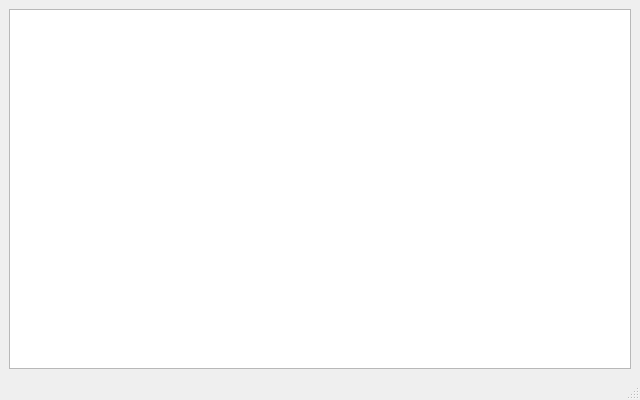
<?xml version="1.0" encoding="UTF-8"?>
<ui version="4.0">
 <class>ConsoleWindow</class>
 <widget class="QMainWindow" name="ConsoleWindow">
  <property name="geometry">
   <rect>
    <x>0</x>
    <y>0</y>
    <width>640</width>
    <height>400</height>
   </rect>
  </property>
  <property name="windowTitle">
   <string>LEDgoes Console</string>
  </property>
  <property name="windowIcon">
   <iconset>
    <normaloff>LEDgoes-Icon.png</normaloff>LEDgoes-Icon.png</iconset>
  </property>
  <property name="toolTip">
   <string>How many milliseconds the program will pause before sending the next wave of serial data to the marquee</string>
  </property>
  <widget class="QWidget" name="centralwidget">
   <layout class="QHBoxLayout" name="horizontalLayout">
    <item>
     <widget class="QPlainTextEdit" name="txtConsole">
      <property name="readOnly">
       <bool>true</bool>
      </property>
     </widget>
    </item>
   </layout>
  </widget>
  <widget class="QMenuBar" name="menubar">
   <property name="geometry">
    <rect>
     <x>0</x>
     <y>0</y>
     <width>640</width>
     <height>21</height>
    </rect>
   </property>
  </widget>
  <widget class="QStatusBar" name="statusbar"/>
 </widget>
 <resources/>
 <connections/>
</ui>
